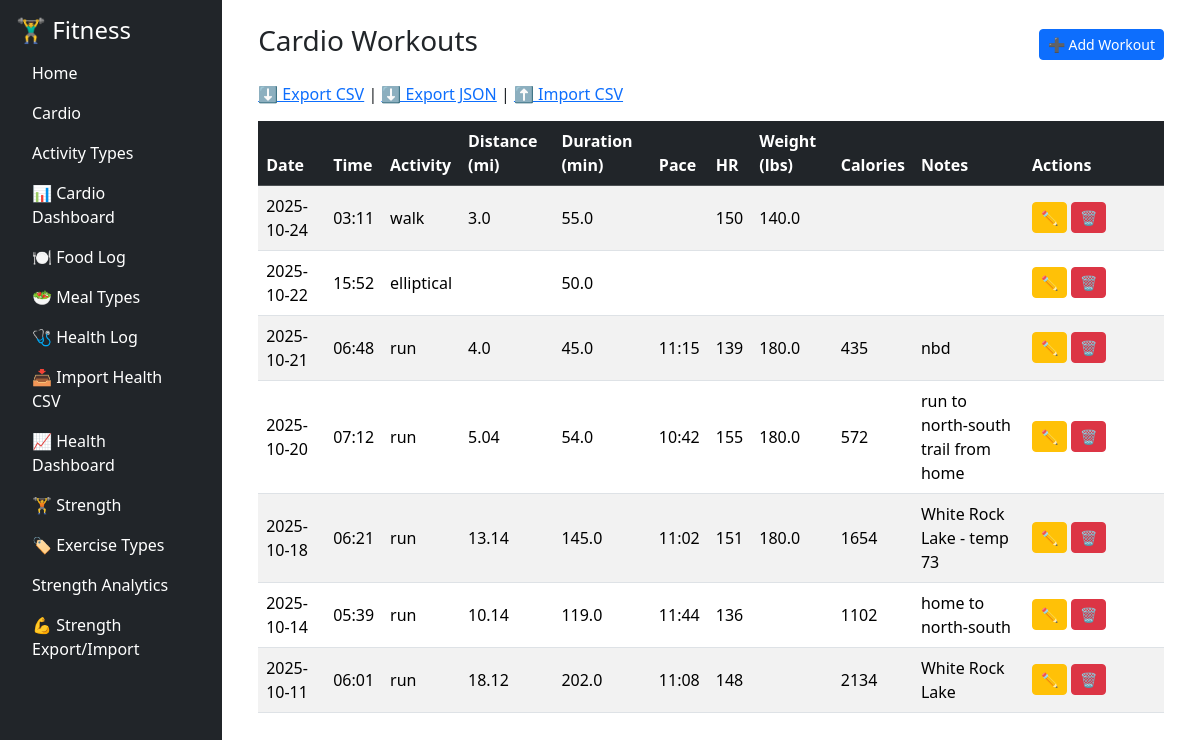
Page /cardio/ on the committed database.
### tables this page shows
CREATE TABLE cardio_workouts (
        id INTEGER PRIMARY KEY AUTOINCREMENT,
        date TEXT NOT NULL,
        time TEXT,
        activity_type_id INTEGER NOT NULL,
        distance_miles REAL,
        duration_minutes REAL,
        pace_min_per_mile TEXT,
        avg_heart_rate INTEGER,
        calories_burned INTEGER,
        weight_lbs REAL,
        notes TEXT,
        FOREIGN KEY (activity_type_id) REFERENCES activity_types (id)
    );

CREATE TABLE activity_types (
        id INTEGER PRIMARY KEY AUTOINCREMENT,
        name TEXT NOT NULL,
        description TEXT
    );

### fitness/cardio/routes/cardio_routes.py (the view)
@cardio_bp.route("/")
def cardio_list():
    conn = get_connection()
    cur = conn.cursor()
    cur.execute("""
        SELECT cw.*, at.name AS activity_name
        FROM cardio_workouts cw
        JOIN activity_types at ON cw.activity_type_id = at.id
        ORDER BY date DESC, time DESC
    """)
    workouts = cur.fetchall()
    conn.close()
    return render_template("cardio_list.html", workouts=workouts)

### fitness/db/db.py (called while the page is built)
def get_connection():
    conn = sqlite3.connect(DB_PATH)
    conn.row_factory = sqlite3.Row
    return conn

### fitness/cardio/templates/cardio_list.html
{% extends "base.html" %}
{% block content %}
<div class="container">
  <div class="d-flex justify-content-between align-items-center mb-3">
    <h3>Cardio Workouts</h3>
    <a href="{{ url_for('cardio_bp.add_cardio') }}" class="btn btn-primary btn-sm">➕ Add Workout</a>
  </div>
<div style="margin-bottom: 15px;">
    <a href="{{ url_for('cardio_bp.export_cardio_csv') }}">⬇️ Export CSV</a> |
    <a href="{{ url_for('cardio_bp.export_cardio_json') }}">⬇️ Export JSON</a> |
    <a href="{{ url_for('cardio_bp.import_cardio_csv') }}">⬆️ Import CSV</a>
</div>
  {% if workouts %}
  <table class="table table-striped table-hover align-middle">
    <thead class="table-dark">
      <tr>
        <th class="sortable" data-type="date">Date</th>
        <th class="sortable">Time</th>
        <th class="sortable">Activity</th>
        <th class="sortable">Distance (mi)</th>
        <th class="sortable">Duration (min)</th>
        <th class="sortable">Pace</th>
        <th class="sortable">HR</th>
        <th class="sortable">Weight (lbs)</th>
        <th class="sortable">Calories</th>
        <th>Notes</th>
        <th style="width: 140px;">Actions</th>
      </tr>
    </thead>
    <tbody>
      {% for w in workouts %}
      <tr>
        <td>{{ w.date }}</td>
        <td>{{ w.time or '' }}</td>
        <td>{{ w.activity_name }}</td>
        <td>{{ w.distance_miles or '' }}</td>
        <td>{{ w.duration_minutes or '' }}</td>
        <td>{{ w.pace_min_per_mile or '' }}</td>
        <td>{{ w.avg_heart_rate or '' }}</td>
        <td>{{ w.weight_lbs or '' }}</td>
        <td>{{ w.calories_burned or '' }}</td>
        <td>{{ w.notes or '' }}</td>
        <td>
          <a href="{{ url_for('cardio_bp.edit_cardio', id=w.id) }}" class="btn btn-sm btn-warning">✏️</a>
          <a href="{{ url_for('cardio_bp.delete_cardio', id=w.id) }}" class="btn btn-sm btn-danger"
             onclick="return confirm('Delete this workout?')">🗑️</a>
        </td>
      </tr>
      {% endfor %}
    </tbody>
  </table>
  {% else %}
  <p class="text-muted">No workouts recorded yet. Click "Add Workout" to begin.</p>
  {% endif %}
</div>
{% endblock %}

### fitness/templates/base.html (style rules this page uses)
th.sortable { user-select: none; }

### rows in the picture
cardio_workouts: date "2025-10-24", time "03:11", activity_name "walk", distance_miles "3.0", duration_minutes "55.0", avg_heart_rate "150", weight_lbs "140.0"
cardio_workouts: date "2025-10-22", time "15:52", activity_name "elliptical", duration_minutes "50.0"
cardio_workouts: date "2025-10-21", time "06:48", activity_name "run", distance_miles "4.0", duration_minutes "45.0", pace_min_per_mile "11:15", avg_heart_rate "139", weight_lbs "180.0", calories_burned "435", notes "nbd"
cardio_workouts: date "2025-10-20", time "07:12", activity_name "run", distance_miles "5.04", duration_minutes "54.0", pace_min_per_mile "10:42", avg_heart_rate "155", weight_lbs "180.0", calories_burned "572", notes "run to north-south trail from home"
cardio_workouts: date "2025-10-18", time "06:21", activity_name "run", distance_miles "13.14", duration_minutes "145.0", pace_min_per_mile "11:02", avg_heart_rate "151", weight_lbs "180.0", calories_burned "1654", notes "White Rock Lake - temp 73"
cardio_workouts: date "2025-10-14", time "05:39", activity_name "run", distance_miles "10.14", duration_minutes "119.0", pace_min_per_mile "11:44", avg_heart_rate "136", calories_burned "1102", notes "home to north-south"
cardio_workouts: date "2025-10-11", time "06:01", activity_name "run", distance_miles "18.12", duration_minutes "202.0", pace_min_per_mile "11:08", avg_heart_rate "148", calories_burned "2134", notes "White Rock Lake"
